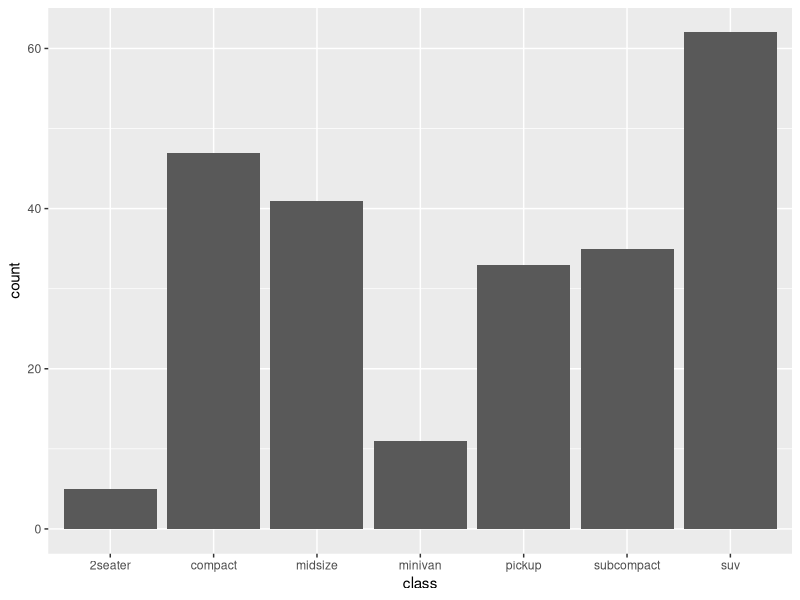
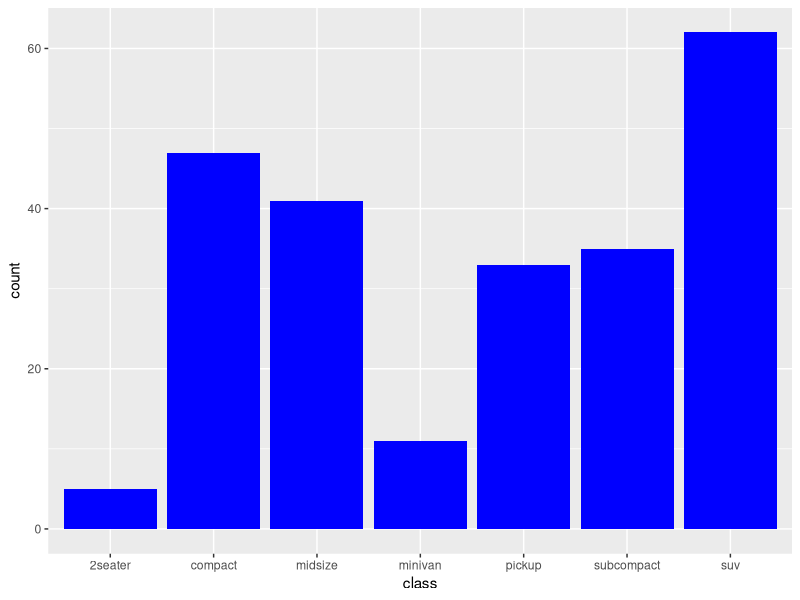
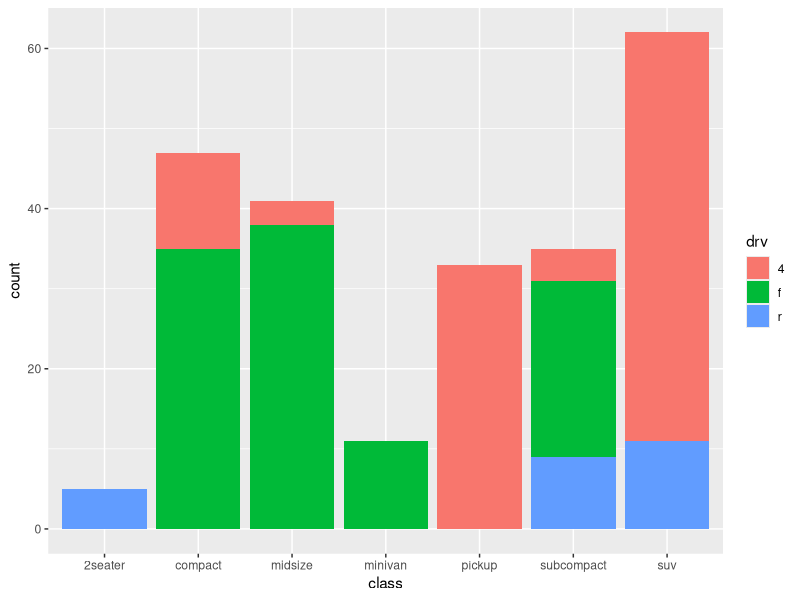
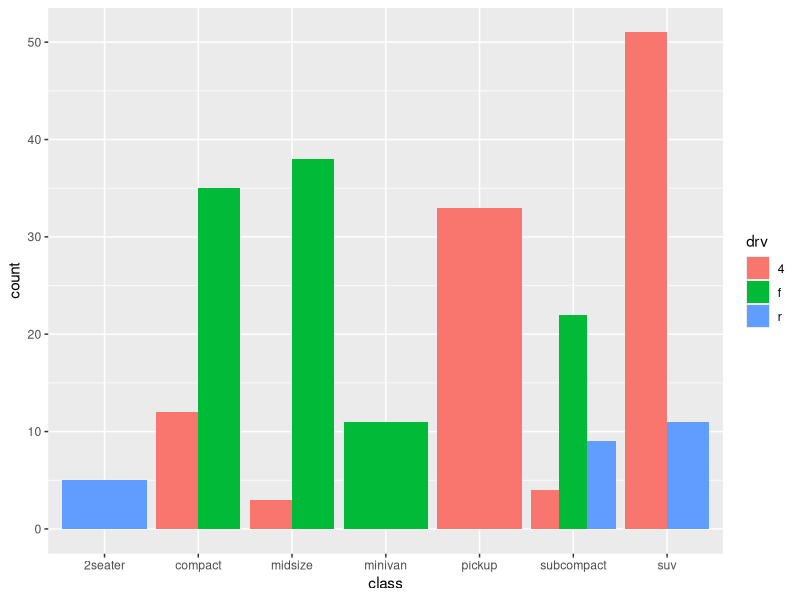
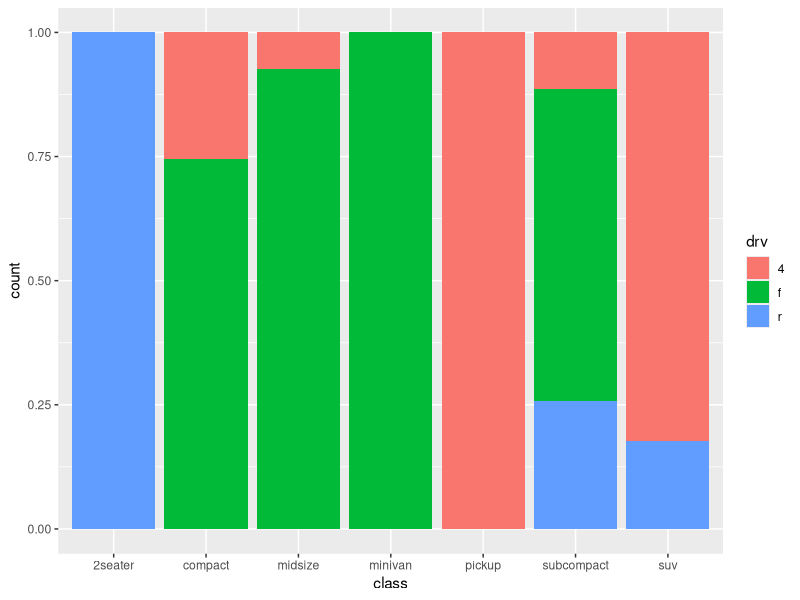
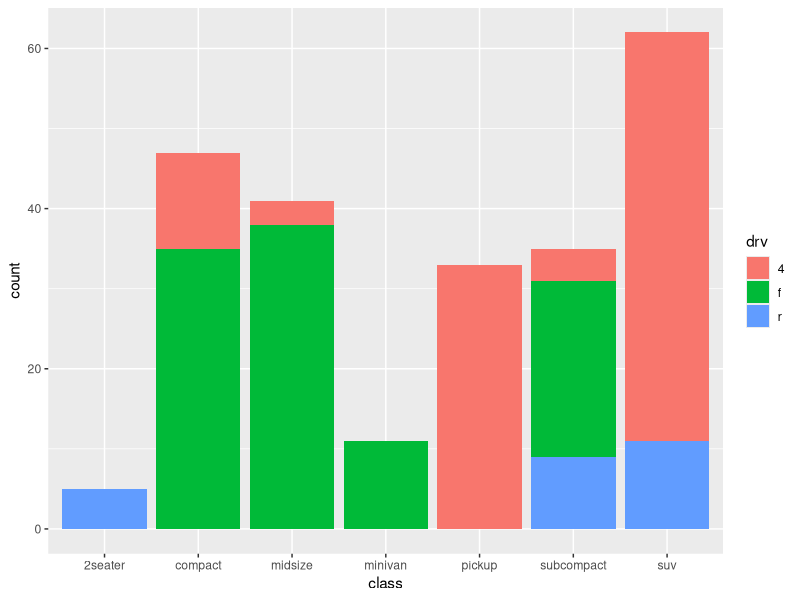

R code for these plots, in order:
# Barplots
library(ggplot2)
df <- mpg
head(mpg)

pl <- ggplot(df, aes(x=class))
print(pl + geom_bar())

print(pl + geom_bar(fill="blue"))

print(pl + geom_bar(aes(fill=drv)))

print(pl + geom_bar(aes(fill=drv), position ="dodge"))

print(pl + geom_bar(aes(fill=drv), position ="fill"))

print(pl + geom_bar(aes(fill=drv)))
